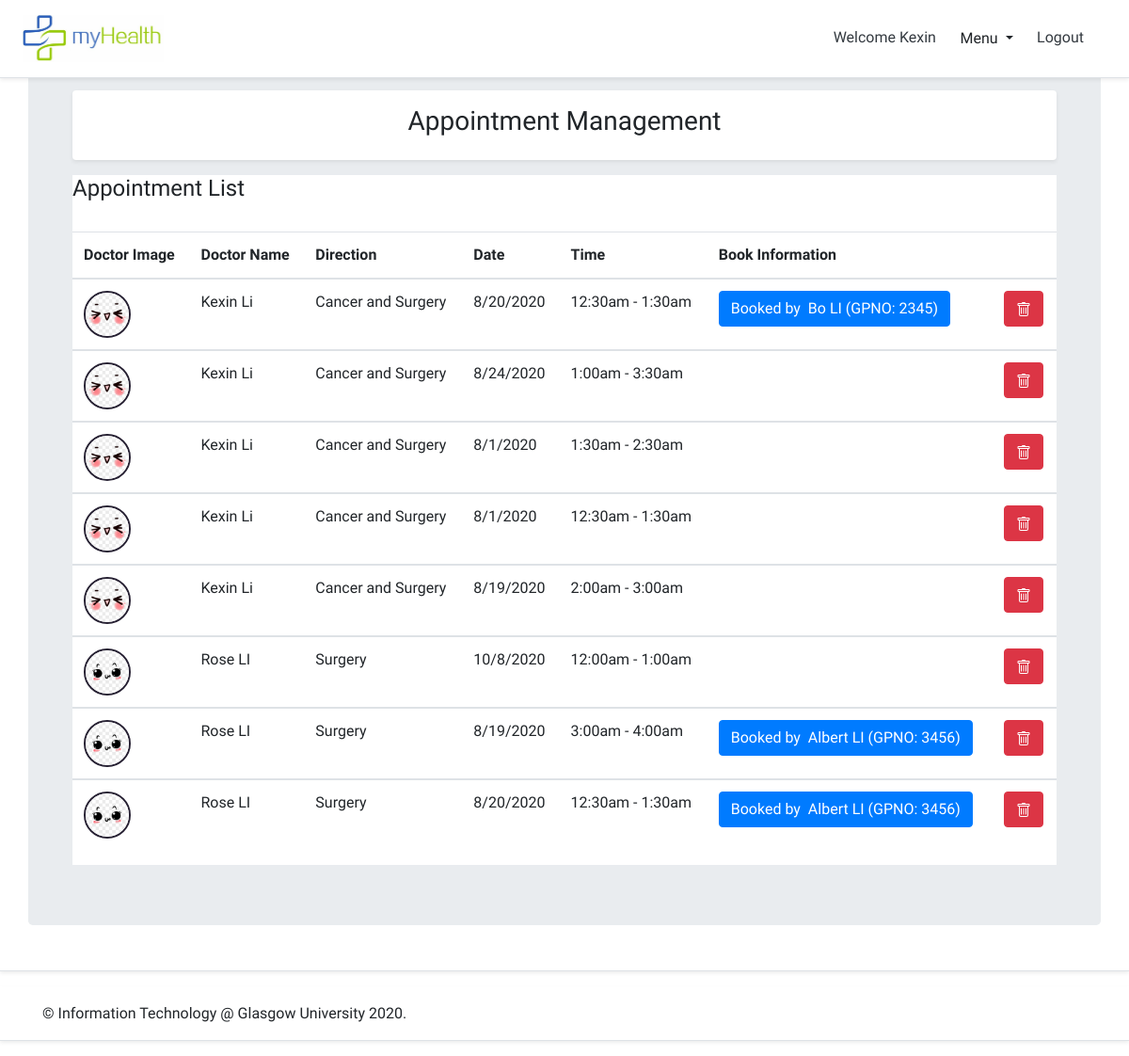
The page /myhealth/appointments/ (signed in) on the database its author committed.
### myhealth/models.py (models this page shows, shortened)
class User(AbstractBaseUser, PermissionsMixin):
    email = models.EmailField(max_length=254, unique=True)
    GPNO = models.CharField(max_length=10, default='', unique=True)
    first_name = models.CharField(max_length=30, blank=True)
    last_name = models.CharField(max_length=30, blank=True)
    is_staff = models.BooleanField(default=False)
    is_superuser = models.BooleanField(default=False)
    is_patient = models.BooleanField(default=False)
    is_doctor = models.BooleanField(default=False)
    is_admin = models.BooleanField(default=False)
    is_active = models.BooleanField(default=True)
    last_login = models.DateTimeField(null=True, blank=True)
    date_joined = models.DateTimeField(auto_now_add=True)
    USERNAME_FIELD = 'email'
    EMAIL_FIELD = 'email'
    REQUIRED_FIELDS = ['GPNO','first_name','last_name']
    objects = UserManager()

class Appointment(models.Model):
    user = models.ForeignKey(get_user_model(),blank=True, null=True,on_delete=models.DO_NOTHING)
    date = models.CharField(max_length=50)
    time_start = models.CharField(max_length=50)
    time_end = models.CharField(max_length=50)
    appointment_with=models.CharField(max_length=50,blank=True)

class DoctorProfile(models.Model):
    user = models.OneToOneField(get_user_model(), related_name='doctorprofile', on_delete=models.CASCADE)
    staffID = models.CharField(max_length=10, default='', unique=True)
    GENDER_CHOICES = (
        (0, '------------'),
        (1, 'female'),
        (2, 'male'),
    )
    gender = models.IntegerField(choices=GENDER_CHOICES, default=0)
    birth = models.DateField(blank=True, null=True)
    address = models.CharField(max_length=255, blank=True, null=True)
    work_address = models.CharField(max_length=255, blank=True, null=True)
    tel = models.CharField(max_length=20, blank=True, null=True)
    direction = models.CharField(max_length=255, blank=True, null=True)
    description = models.CharField(max_length=255, blank=True, null=True)
    image = models.ImageField(default='default.jpg',upload_to='profile_pics')

### myhealth/views.py (the view)
# urls.py: path('appointments/', views.appointments,name='appointments'),
@login_required
def appointments(request):
    context_dict = {}
    appointment_list = Appointment.objects.all().order_by("user")
    context_dict['appoints'] = appointment_list
    return render(request, "myhealth/appointments.html", context=context_dict )

### templates/myhealth/appointments.html (shortened to what this page needs)
{% extends "myhealth/base.html" %}
{% load staticfiles %}
{% load crispy_forms_tags %}
{% block content %}
<div class="my-3 p-3 bg-white rounded shadow-sm">
  <section class="text-center">
    <h3> Appointment Management</h3>
  </section>
</div>
<div>
  <div class="table-responsive bg-white">
    <h4>Appointment List</h4>
    <br>
    <table class="table">
      <thead>
        <tr>
          <th>Doctor Image</th>
          <th>Doctor Name</th>
          <th>Direction</th>
          <th>Date</th>
          <th>Time</th>
          <th>Book Information</th>
          <th></th>
        </tr>
      </thead>
      {% for appoint in appoints %}
      <tbody>
        <tr>
          <td><img class="card_image" style="height:50px; width:50px; margin-top: 0px;"
              src="{{appoint.user.doctorprofile.image.url}}"></td>
          <td>{{appoint.user.first_name}} {{appoint.user.last_name}}</td>
          <td>{{appoint.user.doctorprofile.direction}}</td>
          <td>{{appoint.date}}</td>
          <td>{{appoint.time_start}} - {{appoint.time_end}}</td>
          {% if appoint.appointment_with != '' %}
          <td>
            <button title="Already booked, Not editable" type="button" class="btn btn-primary">
              Booked by&nbsp;&nbsp;{{appoint.appointment_with}}
            </button>
          </td>
          {% elif appoint.appointment_with == '' %}
          <td></td>
          {% endif %}
          <td>
            <a href='{% url "appointments_delete" id=appoint.id %}'>
              <button type="submit" class="btn btn-danger">
              </button>
            </a>
          </td>
        </tr>
      </tbody>
      {% endfor %}
    </table>
  </div>
</div>
{% endblock content %}

### templates/myhealth/base.html (shortened to what this page needs)
<!DOCTYPE html>
{% load staticfiles %}
<html>
    <head>
        <link rel="stylesheet" href="https://stackpath.bootstrapcdn.com/bootstrap/4.5.0/css/bootstrap.min.css">
        <link rel="stylesheet" href="{% static 'css/base.css' %}" />
        <link rel="stylesheet" href="{% static 'css/profile.css' %}">
        <link rel="stylesheet" type="text/css" href="{% static 'date/jquery.timepicker.css' %}" />
        <link rel="stylesheet" type="text/css" href="{% static 'date/bootstrap-datepicker.css' %}"/>
    </head>
    <body>
        <header class="site-header">
            <div
                class="fixed-top d-flex flex-column flex-md-row align-items-center p-3 px-md-4 mb-3 bg-white border-bottom shadow-sm">
                <h5 class="my-0 mr-md-auto font-weight-normal"><img src="{% static 'img/logo/01_logo.jpg' %}" alt="Logo"
                        width="150" height="50" /></h5>
                <nav class="my-2 my-md-0 mr-md-3">
                    {% if user.is_authenticated and user.is_patient %}
                    <div class="dropdown show">
                        <a class="p-2 text-dark" href="{% url 'home' %}">Welcome {{user.first_name}}</a>
                        <a class="btn btn-white dropdown-toggle" href="#" role="button" id="dropdownMenuLink"
                            data-toggle="dropdown" aria-haspopup="true" aria-expanded="false">
                            Menu
                        </a>
                        <div class="dropdown-menu" aria-labelledby="dropdownMenuLink">
                            <a class="dropdown-item" href="{% url 'patient_profile' %}">Edit Profile</a>
                            <a class="dropdown-item" href="{% url 'record_list' %}">Record History</a>
                            <a class="dropdown-item" href="{% url 'doctor_list' %}">Make an appointment</a>
                            <a class="dropdown-item" href="{% url 'patient_appointment' %}">My appointments</a>
                            <a class="dropdown-item" href="{% url 'forum' %}">Forum</a>
                        </div>
                        <a class="p-2 text-dark" href="{% url 'logout' %}">Logout</a>
                    </div>
                    {% elif user.is_authenticated and user.is_doctor %}
                    <div class="dropdown show">
                        <a class="p-2 text-dark" href="{% url 'home' %}">Welcome {{user.first_name}}</a>
                        <a class="btn btn-white dropdown-toggle" href="#" role="button" id="dropdownMenuLink"
                            data-toggle="dropdown" aria-haspopup="true" aria-expanded="false">
                            Menu
                        </a>
                        <a class="p-2 text-dark" href="{% url 'logout' %}">Logout</a>
                    </div>
                    {% endif %}
                </nav>
            </div>
        </header>
        <div class="d-flex flex-column flex-md-row align-items-center p-3 px-md-4 mb-3 bg-white border-bottom shadow-sm">
            <main role="main" class="container jumbotron">
                <div class="container">
                    {% block content %}{% endblock %}
                </div>
            </main>
        </div>
        <footer id="footer" class="d-flex flex-column flex-md-row align-items-center p-3 px-md-4 mb-3 bg-white border-bottom shadow-sm" >
            <div class="container">
                <span id="footer-main-text" class="align-middle">&copy; Information Technology @ Glasgow University 2020.</span>
            </div>
        </footer>
    </body>
</html>

### static/css/base.css (style rules this page uses)
a:link { text-decoration: none; font-family: 'Baloo Paaji 2', cursive; }
#footer { font-family: 'Baloo Paaji 2', cursive; }
.h1, .h2, .h3, .h4, .h5, .h6, h1, h2, h3, h4, h5, h6, p, .p { font-family: 'Baloo Paaji 2', cursive; }
.table { font-family: 'Baloo Paaji 2', cursive; }
table, thead, tr, th, td { font-family: 'Baloo Paaji 2', cursive; }

### static/css/profile.css (style rules this page uses)
.card_image { height: 100px; width: 100px; border-radius: 50%; border: 2px solid #272133; margin-top: 20px; text-align: center; }

### rows shown on the page
User: first_name "Kexin"
Appointment: user.doctorprofile.image (picture), user.first_name "Kexin", user.last_name "Li", user.doctorprofile.direction "Cancer and Surgery", date "8/20/2020", time_start "12:30am", time_end "1:30am", appointment_with "Bo LI (GPNO: 2345)"
Appointment: user.doctorprofile.image (picture), user.first_name "Kexin", user.last_name "Li", user.doctorprofile.direction "Cancer and Surgery", date "8/24/2020", time_start "1:00am", time_end "3:30am"
Appointment: user.doctorprofile.image (picture), user.first_name "Kexin", user.last_name "Li", user.doctorprofile.direction "Cancer and Surgery", date "8/1/2020", time_start "1:30am", time_end "2:30am"
Appointment: user.doctorprofile.image (picture), user.first_name "Kexin", user.last_name "Li", user.doctorprofile.direction "Cancer and Surgery", date "8/1/2020", time_start "12:30am", time_end "1:30am"
Appointment: user.doctorprofile.image (picture), user.first_name "Kexin", user.last_name "Li", user.doctorprofile.direction "Cancer and Surgery", date "8/19/2020", time_start "2:00am", time_end "3:00am"
Appointment: user.doctorprofile.image (picture), user.first_name "Rose", user.last_name "LI", user.doctorprofile.direction "Surgery", date "10/8/2020", time_start "12:00am", time_end "1:00am"
Appointment: user.doctorprofile.image (picture), user.first_name "Rose", user.last_name "LI", user.doctorprofile.direction "Surgery", date "8/19/2020", time_start "3:00am", time_end "4:00am", appointment_with "Albert LI (GPNO: 3456)"
Appointment: user.doctorprofile.image (picture), user.first_name "Rose", user.last_name "LI", user.doctorprofile.direction "Surgery", date "8/20/2020", time_start "12:30am", time_end "1:30am", appointment_with "Albert LI (GPNO: 3456)"
